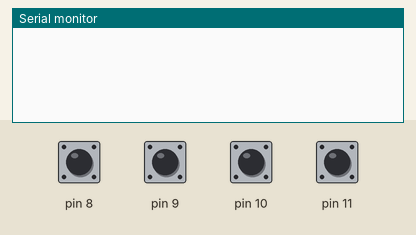
A sketch run on a simulated Arduino Uno, built with avr-gcc and run on an emulated ATmega328P. On the bench: the last lines printed to the serial monitor. The test bench sets the inputs (shaded band); at power-on: pin 8–11 HIGH.

Above: at 4.2 s.
4.3 s: pin 8 pulled LOW for 0.15 s
At 5.4 s:
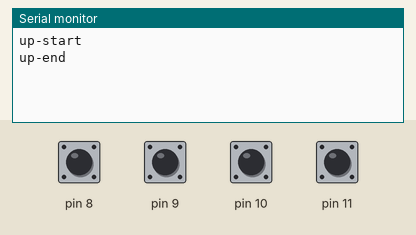
5.9 s: pin 9 pulled LOW for 0.15 s
At 6.9 s:
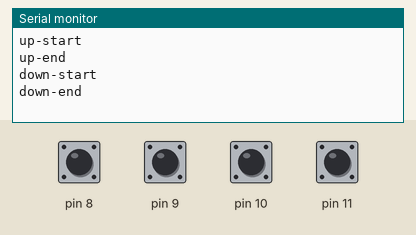
7.5 s: pin 10 pulled LOW for 0.15 s
At 8.4 s:
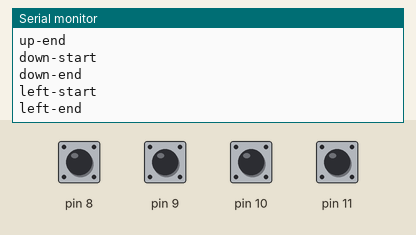
9.1 s: pin 11 pulled LOW for 0.15 s
At 9.8 s:
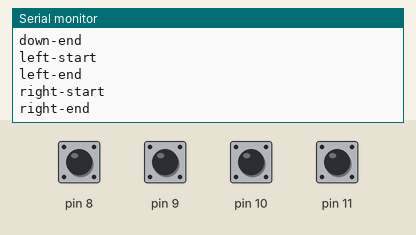

The sketch:

ugh.ino
```cpp
#include <CapacitiveSensor.h>

CapacitiveSensor   cs_up = CapacitiveSensor(13, 8);           // YELLOW IS UP
CapacitiveSensor   cs_down = CapacitiveSensor(13, 9);       // WHITE IS DOWN
CapacitiveSensor   cs_left = CapacitiveSensor(13, 10);       // RED IS LEFT
CapacitiveSensor   cs_right = CapacitiveSensor(13, 11);        // GREEN IS RIGHT

int threshold = 1000; // the minimum value for turning the LED on
int ledPin = 3;

int upStatus=0;
int upStatusPrev=0;
int leftStatus=0;
int leftStatusPrev=0;
int downStatus=0;
int downStatusPrev=0;
int rightStatus=0;
int rightStatusPrev=0;

void setup() {
    // turn off autocalibrate on channel 1.
    cs_up.set_CS_AutocaL_Millis(0xFFFFFFFF);
    cs_down.set_CS_AutocaL_Millis(0xFFFFFFFF);
    cs_left.set_CS_AutocaL_Millis(0xFFFFFFFF);
    cs_right.set_CS_AutocaL_Millis(0xFFFFFFFF);

    delay(3000);  // boot time
    Serial.begin(9600);

    /* pinMode(ledPin, OUTPUT); */
    /* digitalWrite(ledPin, LOW); */
}

void loop() {

    long upSensor = cs_up.capacitiveSensor(30);
    long downSensor = cs_down.capacitiveSensor(30);
    long leftSensor = cs_left.capacitiveSensor(30);
    long rightSensor = cs_right.capacitiveSensor(30);

    long upStatus = upSensor > threshold ? 1 : 0;
    long downStatus = downSensor > threshold ? 1 : 0;
    long leftStatus = leftSensor > threshold ? 1 : 0;
    long rightStatus = rightSensor > threshold ? 1 : 0;

    /* Serial.print("up\tdown\tleft\tright\n"); */
    /* Serial.print(upSensor); */
    /* Serial.print("\t"); */
    /* Serial.print(downSensor); */
    /* Serial.print("\t"); */
    /* Serial.print(leftSensor); */
    /* Serial.print("\t"); */
    /* Serial.print(rightSensor); */
    /* Serial.print("\n"); */

    // UP ARROW
    if (upStatus != upStatusPrev) {
      if (upStatus == 1) {
          Serial.print("up-start\n");
      } else {
          Serial.print("up-end\n");
      }
      upStatusPrev = upStatus;
    }

    // LEFT ARROW PRESSED
    if (leftStatus != leftStatusPrev) {
      if (leftStatus == 1) {
          Serial.print("left-start\n");
      } else {
          Serial.print("left-end\n");
      }
      leftStatusPrev = leftStatus;
    }

    // DOWN ARROW
    if (downStatus != downStatusPrev) {
      if (downStatus == 1) {
          Serial.print("down-start\n");
      } else {
          Serial.print("down-end\n");
      }
      downStatusPrev = downStatus;
    }

    // RIGHT ARROW
    if (rightStatus != rightStatusPrev) {
      if (rightStatus == 1) {
          Serial.print("right-start\n");
      } else {
          Serial.print("right-end\n");
      }
      rightStatusPrev = rightStatus;
    }

    delay(20);
}
```

Measured:
- after the input at 4.3 s, the serial monitor: prints a new line at once (image 1)
- after the input at 5.9 s, the serial monitor: prints a new line at once (image 2)
- after the input at 7.5 s, the serial monitor: prints a new line at once (image 3)
- after the input at 9.1 s, the serial monitor: prints a new line at once (image 4)
